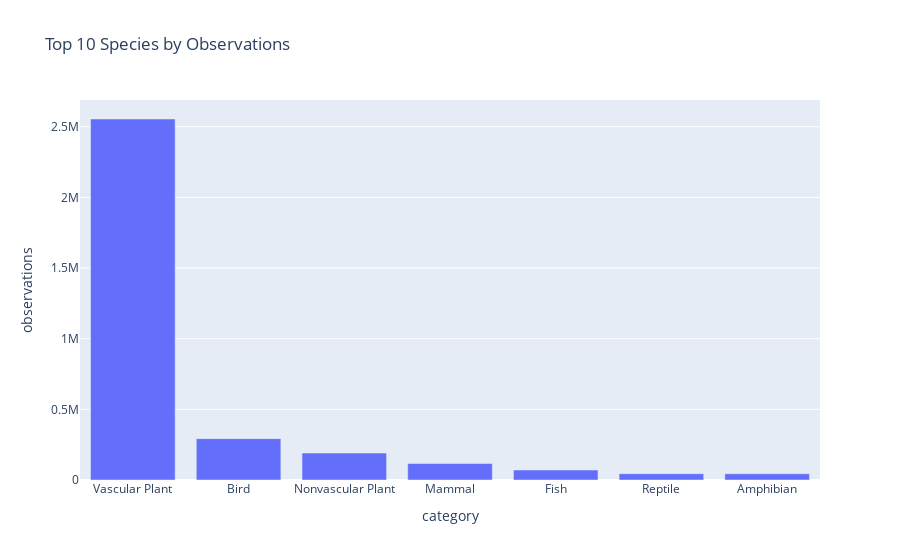

This figure's notebook cell:
### Markdown cell above
## 2. Which categories have the most observations? Which ones have the least?

### Code cell
top10_cat = wildlife.groupby('category').observations.sum().nlargest(10).reset_index()
least10_cat = wildlife.groupby('category').observations.sum().nsmallest(10).reset_index()

fig = px.bar(wildlife, x='category', y='observations', title='Top 10 Species by Observations')
fig.show()

### Figure 1 — Plotly figure (JSON) as saved in the notebook; plotly's stock layout.template omitted (floating-point values rounded to 4 significant figures)
{"data": [{"alignmentgroup": "True", "hovertemplate": "category=%{x}<br>observations=%{y}<extra></extra>", "legendgroup": "", "marker": {"color": "#636efa", "pattern": {"shape": ""}}, "name": "", "offsetgroup": "", "orientation": "v", "showlegend": false, "textposition": "auto", "type": "bar", "x": ["Vascular Plant", "Bird", "Nonvascular Plant", "Mammal", "Fish", "Reptile", "Amphibian"], "xaxis": "x", "y": [2555090, 292833, 190653, 116696, 70818, 44678, 43971], "yaxis": "y"}], "layout": {"barmode": "relative", "legend": {"tracegroupgap": 0}, "title": {"text": "Top 10 Species by Observations"}, "xaxis": {"anchor": "y", "domain": [0, 1], "title": {"text": "category"}}, "yaxis": {"anchor": "x", "domain": [0, 1], "title": {"text": "observations"}}}}
